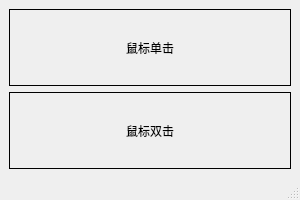
<?xml version="1.0" encoding="UTF-8"?>
<ui version="4.0">
 <class>Qt6_eventFilter</class>
 <widget class="QMainWindow" name="Qt6_eventFilter">
  <property name="geometry">
   <rect>
    <x>0</x>
    <y>0</y>
    <width>300</width>
    <height>200</height>
   </rect>
  </property>
  <property name="windowTitle">
   <string>Qt6_eventFilter</string>
  </property>
  <widget class="QWidget" name="W_Central">
   <layout class="QVBoxLayout" name="verticalLayout">
    <item>
     <widget class="QLabel" name="L_Click">
      <property name="frameShape">
       <enum>QFrame::Panel</enum>
      </property>
      <property name="text">
       <string>鼠标单击</string>
      </property>
      <property name="alignment">
       <set>Qt::AlignCenter</set>
      </property>
     </widget>
    </item>
    <item>
     <widget class="QLabel" name="L_Double_Click">
      <property name="frameShape">
       <enum>QFrame::Panel</enum>
      </property>
      <property name="text">
       <string>鼠标双击</string>
      </property>
      <property name="alignment">
       <set>Qt::AlignCenter</set>
      </property>
     </widget>
    </item>
   </layout>
  </widget>
  <widget class="QMenuBar" name="MB_Menu">
   <property name="geometry">
    <rect>
     <x>0</x>
     <y>0</y>
     <width>300</width>
     <height>30</height>
    </rect>
   </property>
  </widget>
  <widget class="QStatusBar" name="SB_Status"/>
 </widget>
 <resources/>
 <connections/>
</ui>
